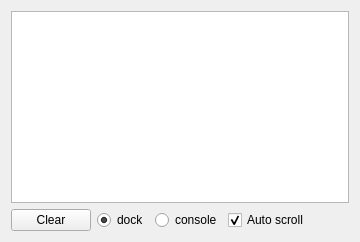
      <widget class="QWidget" name="tabConsole">
       <attribute name="icon">
        <iconset resource="resources.qrc">
         <normaloff>:/icons/resources/icons/console.png</normaloff>:/icons/resources/icons/console.png</iconset>
       </attribute>
       <attribute name="title">
        <string>Console</string>
       </attribute>
       <layout class="QVBoxLayout" name="verticalLayout_2">
        <item>
         <widget class="QPlainTextEdit" name="console">
          <property name="undoRedoEnabled">
           <bool>false</bool>
          </property>
          <property name="lineWrapMode">
           <enum>QPlainTextEdit::NoWrap</enum>
          </property>
          <property name="readOnly">
           <bool>true</bool>
          </property>
          <property name="plainText">
           <string notr="true"/>
          </property>
         </widget>
        </item>
        <item>
         <layout class="QHBoxLayout" name="horizontalLayout_6">
          <property name="bottomMargin">
           <number>0</number>
          </property>
          <item>
           <widget class="QPushButton" name="buttonConsoleclear">
            <property name="sizePolicy">
             <sizepolicy hsizetype="Minimum" vsizetype="Fixed">
              <horstretch>0</horstretch>
              <verstretch>0</verstretch>
             </sizepolicy>
            </property>
            <property name="maximumSize">
             <size>
              <width>16777215</width>
              <height>16777215</height>
             </size>
            </property>
            <property name="baseSize">
             <size>
              <width>-13825</width>
              <height>0</height>
             </size>
            </property>
            <property name="focusPolicy">
             <enum>Qt::NoFocus</enum>
            </property>
            <property name="text">
             <string>Clear</string>
            </property>
           </widget>
          </item>
          <item>
           <widget class="QRadioButton" name="radioConsole">
            <property name="text">
             <string>dock</string>
            </property>
            <property name="checked">
             <bool>true</bool>
            </property>
            <property name="autoRepeat">
             <bool>false</bool>
            </property>
           </widget>
          </item>
          <item>
           <widget class="QRadioButton" name="radioStderr">
            <property name="text">
             <string>console</string>
            </property>
           </widget>
          </item>
          <item>
           <widget class="QCheckBox" name="checkAutoScroll">
            <property name="text">
             <string>Auto scroll</string>
            </property>
            <property name="checked">
             <bool>true</bool>
            </property>
           </widget>
          </item>
          <item>
           <spacer name="horizontalSpacer_18">
            <property name="orientation">
             <enum>Qt::Horizontal</enum>
            </property>
            <property name="sizeHint" stdset="0">
             <size>
              <width>40</width>
              <height>20</height>
             </size>
            </property>
           </spacer>
          </item>
         </layout>
        </item>
       </layout>
      </widget>
